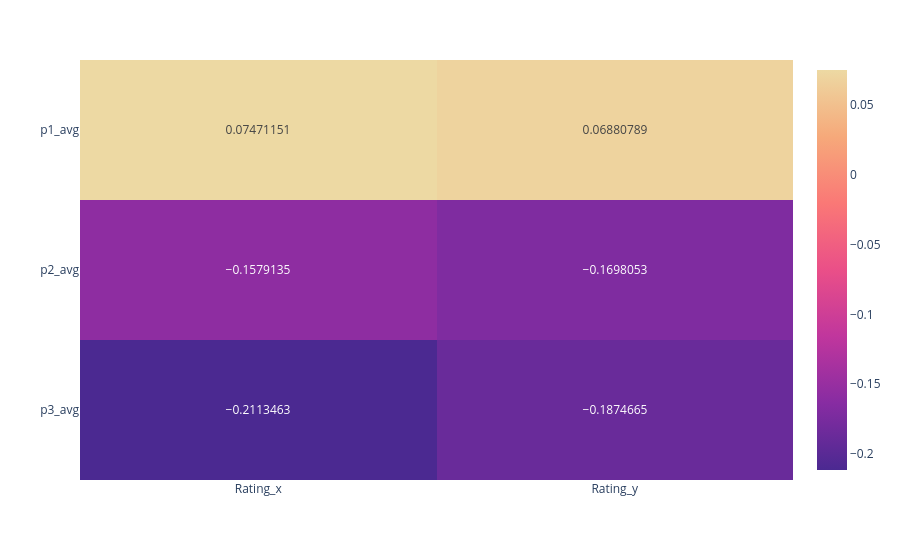

This figure's notebook cell:
### Code cell
fig_corr

### Figure 1 — Plotly figure (JSON) as saved in the notebook; plotly's stock layout.template omitted (floating-point values rounded to 4 significant figures)
{"data": [{"coloraxis": "coloraxis", "hovertemplate": "x: %{x}<br>y: %{y}<br>color: %{z}<extra></extra>", "name": "0", "texttemplate": "%{z}", "type": "heatmap", "x": ["Rating_x", "Rating_y"], "xaxis": "x", "y": ["p1_avg", "p2_avg", "p3_avg"], "yaxis": "y", "z": [[0.07471, 0.06881], [-0.1579, -0.1698], [-0.2113, -0.1875]]}], "layout": {"coloraxis": {"colorscale": [[0, "rgb(75, 41, 145)"], [0.1667, "rgb(135, 44, 162)"], [0.3333, "rgb(192, 54, 157)"], [0.5, "rgb(234, 79, 136)"], [0.6667, "rgb(250, 120, 118)"], [0.8333, "rgb(246, 169, 122)"], [1, "rgb(237, 217, 163)"]]}, "margin": {"t": 60}, "xaxis": {"anchor": "y", "domain": [0, 1]}, "yaxis": {"anchor": "x", "autorange": "reversed", "domain": [0, 1]}}}
